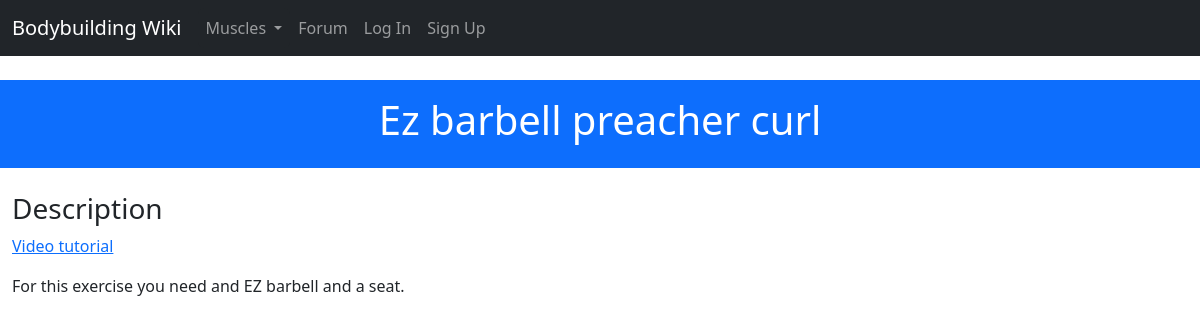
Screenshot of /muscle/exercises/biceps/Ez barbell preacher curl with the database file from the repository.
### project/muscle/models.py (models this page shows, shortened)
class Exercise(db.Model):
    __tablename__ = 'exercises'
    id = db.Column(db.Integer, primary_key=True)
    muscle_id = db.Column(db.Integer, db.ForeignKey('muscles.id', name='fk_exercise_muscle'))
    name = db.Column(db.String(50), unique=True)
    video_link = db.Column(db.String(250), nullable=True)
    description = db.Column(db.Text())
    author_id = db.Column(db.Integer, db.ForeignKey('users.id'), nullable=False)
    author_name = db.Column(db.String(64))

### project/muscle/views.py (the view)
@muscle.route("/exercises/<string:muscle>/<string:name>")
def exercise_detail(muscle, name):
    muscle = Muscle.query.filter_by(name=muscle).first()
    if muscle is None:
        return abort(404)
    exercise = Exercise.query.filter_by(muscle=muscle, name=name).first()
    if exercise:
        return render_template('muscle/exercise_detail.html', exercise=exercise)
    return abort(404)

### project/main/__init__.py (called while the page is built)
@main.app_context_processor
def inject_user():
    return dict(user=current_user or None)

@main.app_context_processor
def inject_permissions():
    return dict(Permission=Permission)

@main.app_context_processor
def inject_muscles():
    return dict(muscles=Muscle.query.all())

### project/templates/muscle/exercise_detail.html (shortened to what this page needs)
{% extends 'base.html' %}
{% block header %}
    {{exercise.name}}
{% endblock header %}
{% block content %}
<div class="mb-3">
    <h3><bold>Description</bold></h3>
    {% if exercise.video_link %}
        <p><a href="{{exercise.video_link}}">Video tutorial</a></p>
    {% endif %}
    <p>{{exercise.description}}</p>
</div>
{% endblock content %}

### rows the page displays
Exercise: name "Ez barbell preacher curl", description "For this exercise you need and EZ barbell and a seat."
